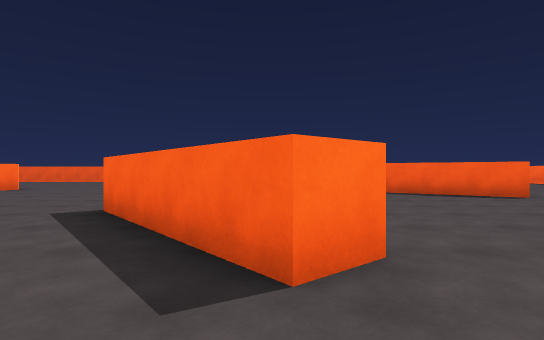
view 1 (above)

24 first-person views from a walk through a scene from a Unity 3-D project. The camera is 1.2 m above the floor, looks level and sees 80° across. The floor is counted in squares, 2 m on a side. Each view is taken from the middle of a square. On the plan, view 1 faces up. The plan holds only what a view shows up to about 10 squares ahead; the rest is blank. The player is left out.

view 2
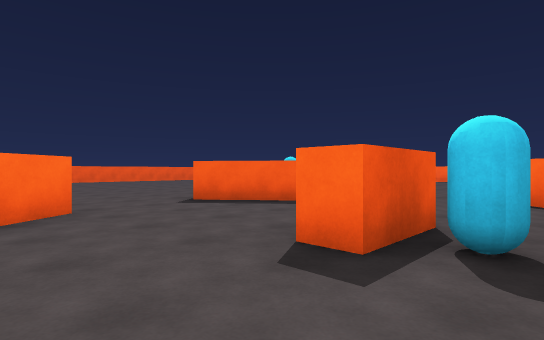

view 3
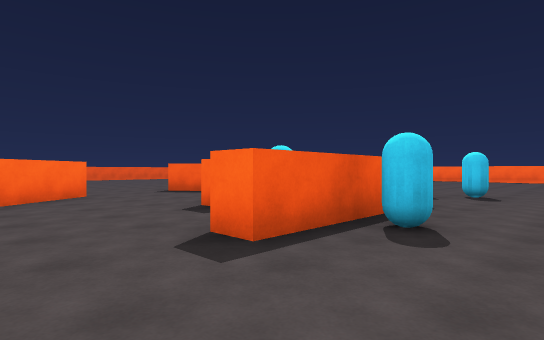

view 4
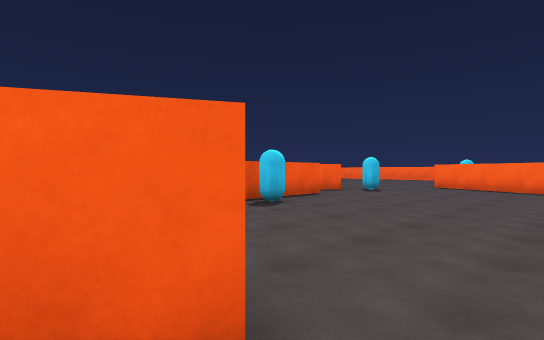

view 5
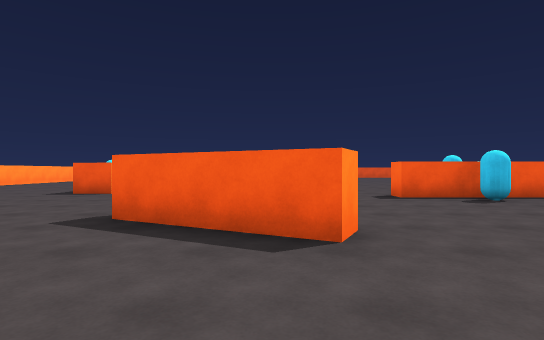

view 6
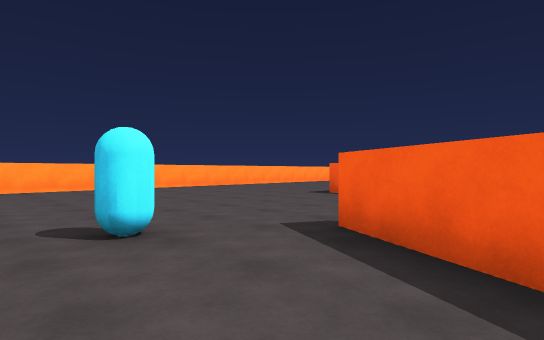

view 7
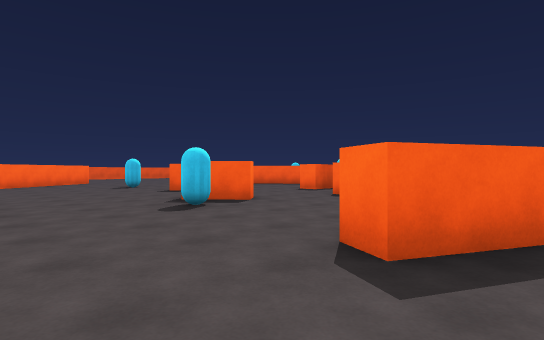

view 8
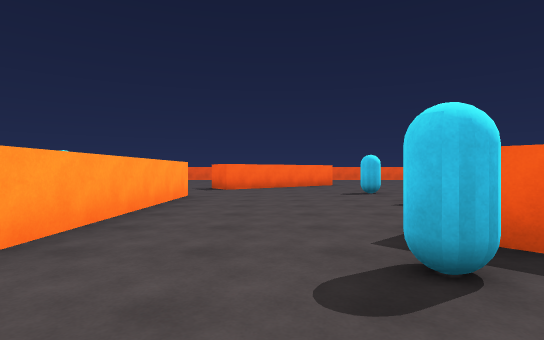

view 9
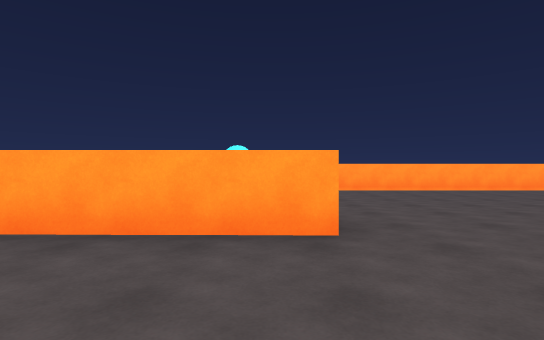

view 10
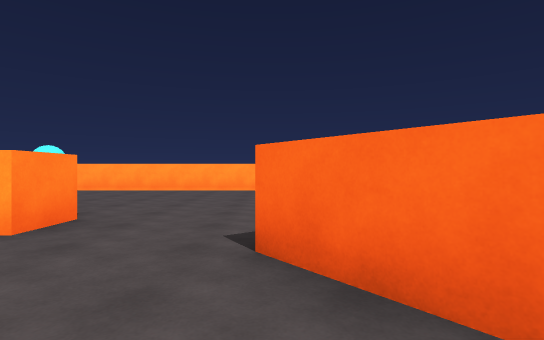

view 11
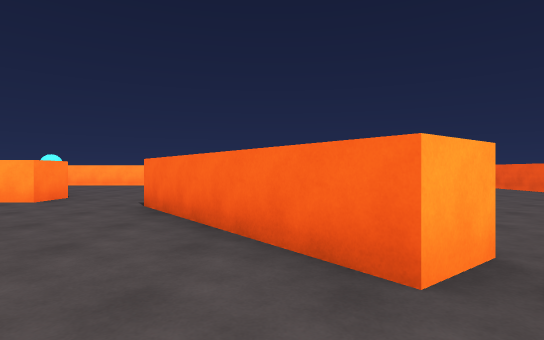

view 12
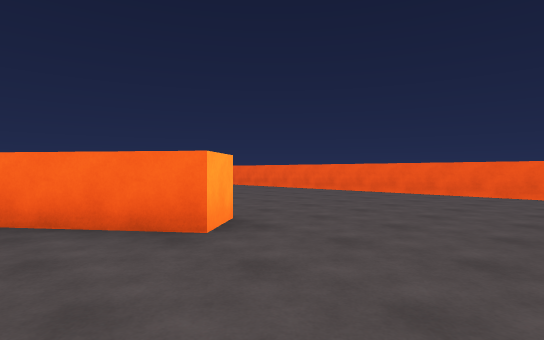

view 13
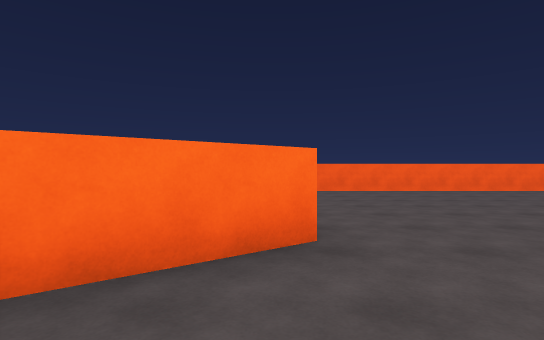

view 14
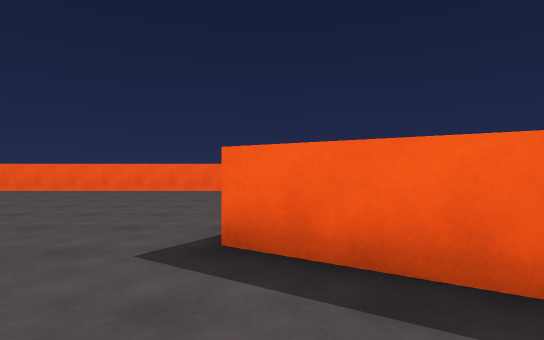

view 15
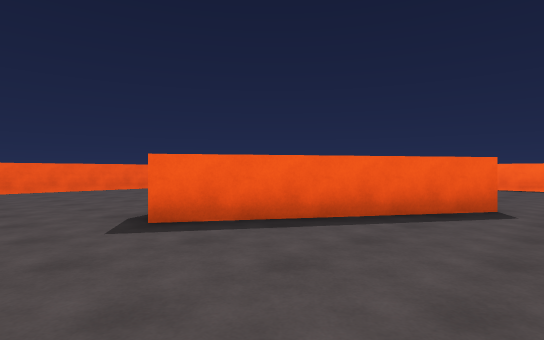

view 16
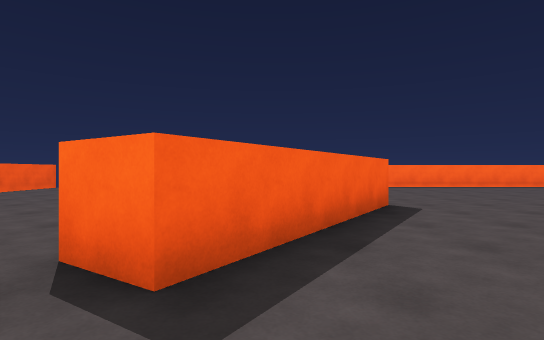

view 17
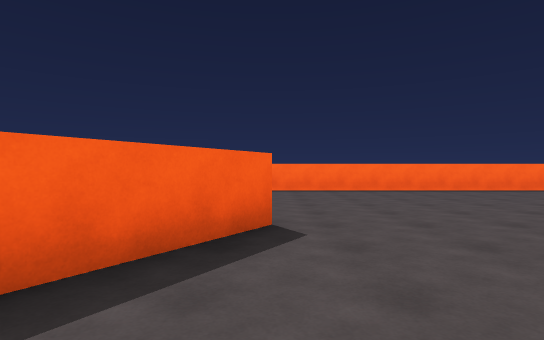

view 18
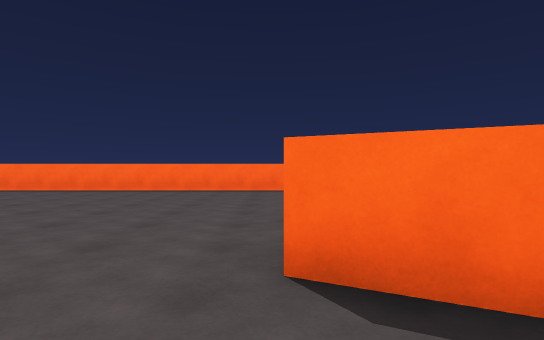

view 19
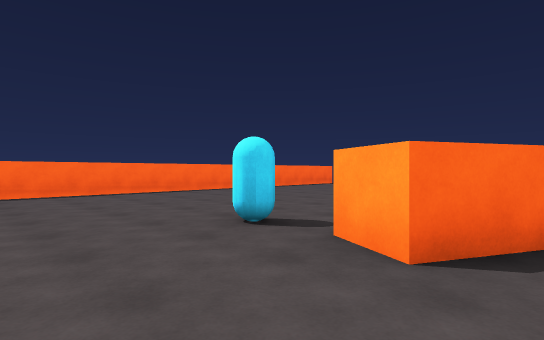

view 20
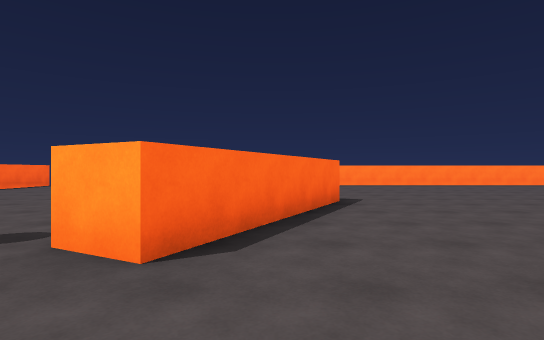

view 21
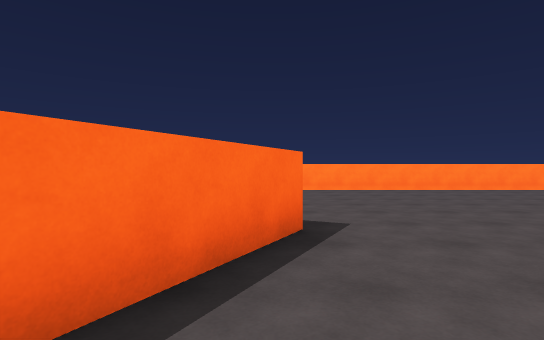

view 22
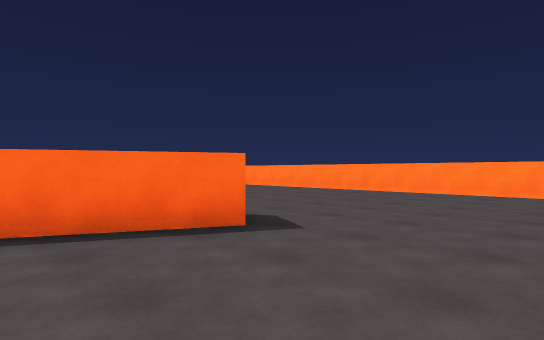

view 23
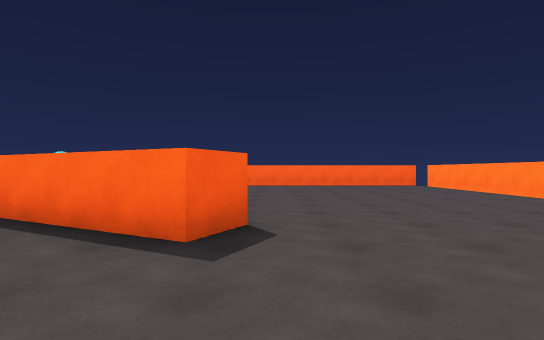

view 24
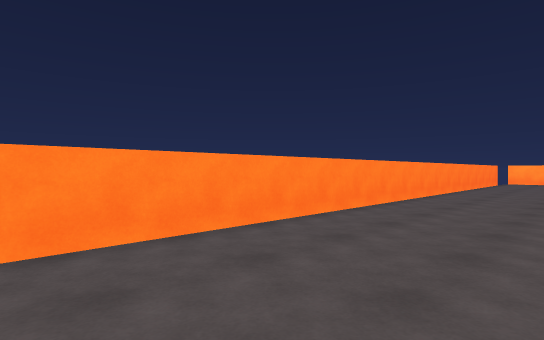

### Floor plan
Points are (right, up) in squares from view 1. A wall is a line through its corners. A room is listed if a view was taken in it or the views show most of it. See-through windows are left out.
Room 1 (views 1, 2)
walls: (0.1, 1.7) (-1.9, 4.1); (-4.7, 4.2) (-6.4, 2.9); (0.1, -1) (0.9, -0.2)
ways out: opening at (-6.8, 0) to room 2; opening at (-3.5, 4) to room 2; opening at (0.5, -0.2) to room 2; gap at (-3, -1)
objects: capsule (-3, 0)
Room 2 (views 3, 4, 5, 6, 7, 8, 9, 10, 11, 12, 13, 14, 15, 16, 17, 18, 19, 20, 21, 22, 23, 24)
walls: (-1.9, 4.1) (-2.5, 4.8); (0.8, 2.3) (0.1, 1.7); (-1.1, -1.9) (-5.2, -2) (-5.2, -1.3); (-7.2, -0.7) (-7.7, -1.1) (-8.2, -0.5); (0.6, -1.4) (0.1, -1); (-8.2, 10.6) (-7.6, 9.7) (-11.4, 6.9); (5.6, 7) (1.6, 9.6) (2.2, 10.5); (-13, 4.6) (-12, 4.6) (-12, -0.8) (-13.1, -0.8); (-7.1, -5.8) (-7.4, -6.3) (-10, -5) (-9.7, -4.5); (2.6, -7.7) (1.7, -7.3) (3.8, -3.1) (4.7, -3.5); (0.6, 16.6) (-10.6, 16.6); (3.6, 16.6) (0.9, 16.6); (-15, 16.6) (-16, 16.6); (-18.6, 12.1) (-18.6, 1.2); (-18.6, -4.9) (-18.6, -7.1); (11.7, -6.5) (11.7, 8.1); (10, 16.6) (9, 16.6); (6, -14) (9, -14); (-13.2, -14) (4.2, -14)
ways out: opening at (-6.8, 0) to room 1; opening at (-3.5, 4) to room 1; opening at (0.5, -0.2) to room 1
objects: capsule (-14, 3); capsule (-11, -7); capsule (-9, -1); capsule (-7, 5); capsule (-4, -3); capsule (1, -2); other object (1, 5); capsule (6, -4)

Where each view was taken, in squares from view 1:
view 1: 0 up, 0 right, facing up
view 2: 1 down, 6 left, facing up-right
view 3: 4 down, 7 left, facing up-right
view 4: 7 down, 8 left, facing up-right
view 5: 9 down, 8 left, facing up
view 6: 8 down, 8 left, facing up-left
view 7: 6 down, 12 left, facing up-right
view 8: 3 down, 10 left, facing up
view 9: 4 up, 9 left, facing left
view 10: 7 up, 9 left, facing left
view 11: 9 up, 6 left, facing left
view 12: 8 up, 5 left, facing up-left
view 13: 7 up, 8 left, facing up
view 14: 7 up, 2 right, facing up
view 15: 6 up, 0 right, facing up-right
view 16: 9 up, 0 right, facing right
view 17: 7 up, 2 right, facing right
view 18: 3 down, 2 right, facing right
view 19: 1 down, 3 right, facing down-right
view 20: 1 down, 3 right, facing down
view 21: 4 down, 2 right, facing down
view 22: 5 down, 1 left, facing down-right
view 23: 8 down, 1 left, facing right
view 24: 11 down, 2 left, facing down-left
